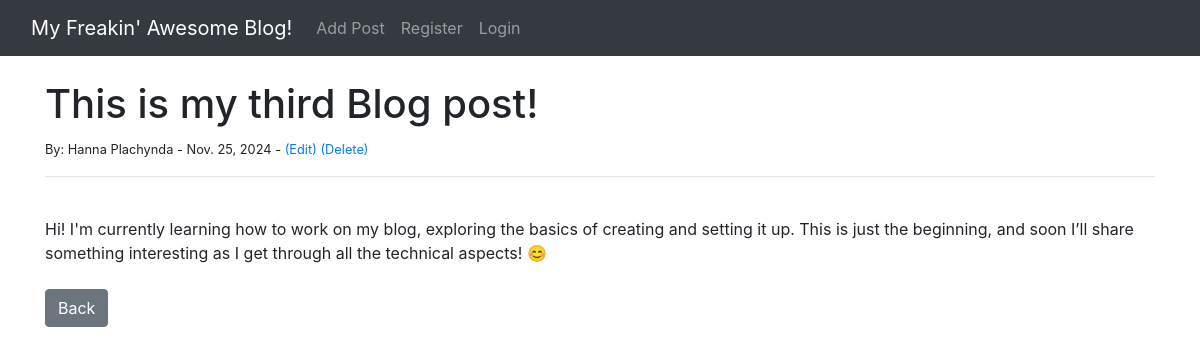
Page /article/3 on the committed database.
### theblog/models.py (models this page shows, shortened)
class Post(models.Model):
	title = models.CharField(max_length=255)
	title_tag = models.CharField(max_length=255)
	author = models.ForeignKey(User, on_delete=models.CASCADE)
	body = models.TextField()
	post_date = models.DateField(auto_now_add=True)

### theblog/views.py (the view)
# urls.py: path('article/<int:pk>', ArticleDetailView.as_view(), name='article-detail'),
class ArticleDetailView(DetailView):
	model = Post
	template_name = 'article_details.html'

### theblog/templates/article_details.html (shortened to what this page needs)
{% extends 'base.html' %}
{% block content %}
<h1>{{ post.title }}</h1>
<small>By:
	{{ post.author.first_name }}
	{{ post.author.last_name }} -
	{{ post.post_date }} -
	<a href="{% url 'update_post' post.pk %}">(Edit)
	</a>
	<a href="{% url 'delete_post' post.pk %}">(Delete)</a>
</small><br/>
<hr>
<br/>
{{ post.body }}
<br/><br/>
<a href="{% url 'home' %}" class="btn btn-secondary">
Back</a>
{% endblock %}

### rows in the picture
Post: title "This is my third Blog post!", author.first_name "Hanna", author.last_name "Plachynda", post_date "Nov. 25, 2024", body "Hi! I'm currently learning how to work on my blog, exploring the basics of creating and setting it up. This is just the beginning, and soon I’ll share something interesting as I get through all the technical aspects! 😊"
